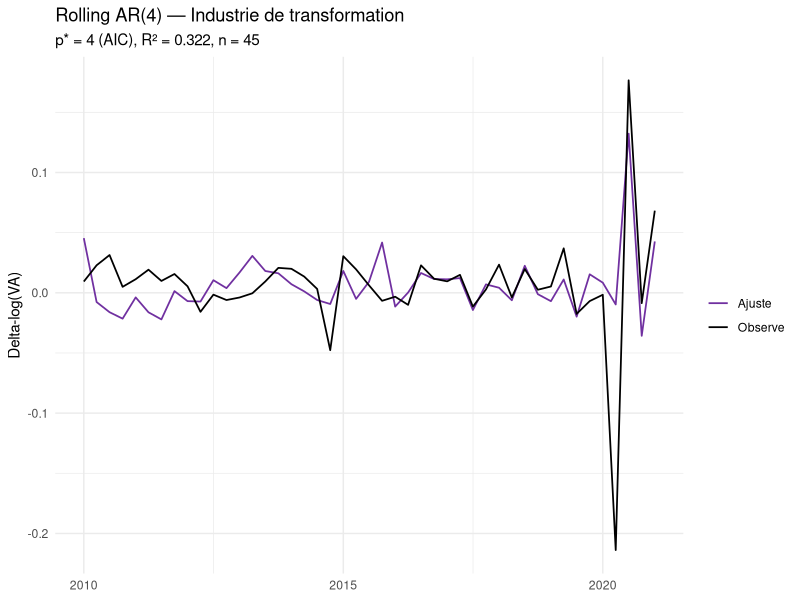

The R source for this figure: (Note: this script raises an error after producing the figure.)
# ==============================================================================
# 01_construire_AR_16_branches.R
#
# Methode 2 (comparaison a Higgins, Table 5, modele "Rolling AR(2)") --
# Construit un AR(p) INDEPENDANT pour CHACUNE des 16 branches (pas
# seulement les 7 sans bridge equation) -- p choisi par AIC, individuellement
# par branche (meme methode que l'Etape 4 du Modele 1, etendue a toutes
# les branches).
#
#   Delta-log(VA_t) = alpha + sum_{k=1}^{p} gamma_k * Delta-log(VA_t-k) + eps_t
#
# ENTREE : VA_reelle_par_branche.xlsx (meme fichier source que le Modele 1)
# SORTIE : resultats/<branche>_AR_coefficients.csv,
#          resultats/<branche>_AR_grille_AIC.csv,
#          resultats/recapitulatif_AR_16branches.csv,
#          figures/<branche>_AR_ajustement.png
# ==============================================================================

suppressPackageStartupMessages({
  library(dplyr); library(tidyr); library(readr); library(readxl)
  library(lubridate); library(ggplot2); library(stringr)
})

DATE_DEBUT_TRAIN <- as.Date("2010-01-01")
DATE_FIN_TRAIN   <- as.Date("2021-01-01")
P_MAX <- 8   # meme grille que le Modele 1, Etape 4 (coherence de comparaison)

dir.create("resultats", showWarnings = FALSE)
dir.create("figures", showWarnings = FALSE)

# ------------------------------------------------------------------------------
# Chargement des 16 VA (meme fichier source que le Modele 1)
# ------------------------------------------------------------------------------
parse_trimestre <- function(s) {
  m <- regmatches(s, regexec("T(\\d)-(\\d{4})", s))[[1]]
  if (length(m) == 3) as.Date(sprintf("%d-%02d-01", as.integer(m[3]), (as.integer(m[2])-1)*3+1)) else NA
}
va_brut <- read_excel("VA_reelle_par_branche.xlsx", skip = 2)
names(va_brut)[1] <- "Trimestre"
va_brut$Date <- sapply(va_brut$Trimestre, parse_trimestre) |> as.Date(origin="1970-01-01")
BRANCHES_16 <- names(va_brut)[!(names(va_brut) %in% c("Trimestre","Date"))]
cat(sprintf("%d branches chargees\n", length(BRANCHES_16)))

decaler <- function(x, k) { n <- length(x); if (k==0) return(x); c(rep(NA,k), x[1:(n-k)]) }

# ------------------------------------------------------------------------------
# Pour UNE branche : Delta-log, grille p in 1..8, selection AIC, reestimation,
# prevision hors-echantillon pour CHAQUE trimestre 2021T2-2026T1 (rolling,
# un pas a la fois, en utilisant les valeurs REELLEMENT REALISEES comme
# retards a chaque etape -- coherent avec la methode d'evaluation du
# Modele 1, Etape 7)
# ------------------------------------------------------------------------------
estimer_AR_branche <- function(nom_branche) {
  df <- va_brut %>% select(Date, valeur = all_of(nom_branche)) %>% arrange(Date) %>% filter(valeur > 0)
  df$delta_log <- c(NA, diff(log(df$valeur)))
  df <- df %>% filter(!is.na(delta_log)) %>% select(Date, delta_log)

  for (k in 1:P_MAX) df[[paste0("lag", k)]] <- decaler(df$delta_log, k)

  df_train <- df %>% filter(Date >= DATE_DEBUT_TRAIN, Date <= DATE_FIN_TRAIN)
  cols_max <- paste0("lag", 1:P_MAX)
  df_train_commun <- df_train[complete.cases(df_train %>% select(delta_log, all_of(cols_max))), ]
  if (nrow(df_train_commun) < P_MAX + 5) return(NULL)

  tableau_aic <- data.frame()
  for (p in 1:P_MAX) {
    formule <- as.formula(paste("delta_log ~", paste(paste0("lag",1:p), collapse=" + ")))
    modele_p <- lm(formule, data = df_train_commun)
    tableau_aic <- rbind(tableau_aic, data.frame(p = p, AIC = AIC(modele_p)))
  }
  p_etoile <- tableau_aic$p[which.min(tableau_aic$AIC)]

  cols_final <- paste0("lag", 1:p_etoile)
  df_train_final <- df_train[complete.cases(df_train %>% select(delta_log, all_of(cols_final))), ]
  formule_finale <- as.formula(paste("delta_log ~", paste(cols_final, collapse=" + ")))
  modele_final <- lm(formule_finale, data = df_train_final)
  s <- summary(modele_final)

  list(nom_branche = nom_branche, modele = modele_final, s = s, p_etoile = p_etoile,
        tableau_aic = tableau_aic, donnees_train = df_train_final, n_obs = nrow(df_train_final),
        df_complet = df)  # df_complet : toute la serie (pour la prevision hors-echantillon roulante)
}

tracer_figure_AR <- function(resultat) {
  df <- resultat$donnees_train
  df$Ajuste <- predict(resultat$modele)
  df_long <- df %>% select(Date, delta_log, Ajuste) %>% rename(Observe = delta_log) %>%
    pivot_longer(cols = c(Observe, Ajuste), names_to = "type", values_to = "valeur")
  p <- ggplot(df_long, aes(x = Date, y = valeur, color = type)) +
    geom_line(linewidth = 0.6) +
    scale_color_manual(values = c("Observe" = "black", "Ajuste" = "#7030A0")) +
    labs(title = paste0("Rolling AR(", resultat$p_etoile, ") \u2014 ", gsub("_", " ", resultat$nom_branche)),
         subtitle = sprintf("p* = %d (AIC), R\u00b2 = %.3f, n = %d", resultat$p_etoile, resultat$s$r.squared, resultat$n_obs),
         x = NULL, y = "Delta-log(VA)", color = NULL) +
    theme_minimal(base_size = 11)
  ggsave(file.path("figures", paste0(str_replace_all(resultat$nom_branche, "[^A-Za-z0-9]+","_"), "_AR_ajustement.png")),
         p, width = 8, height = 4, dpi = 150)
}

# ------------------------------------------------------------------------------
# Boucle principale : les 16 branches
# ------------------------------------------------------------------------------
recapitulatif <- data.frame()
tous_resultats <- list()

for (branche in BRANCHES_16) {
  cat(sprintf("=== %s ===\n", branche))
  resultat <- tryCatch(estimer_AR_branche(branche), error = function(e) { cat("  ERREUR:", e$message, "\n"); NULL })
  if (is.null(resultat)) {
    recapitulatif <- rbind(recapitulatif, data.frame(branche=branche, p_etoile=NA, R2=NA, n_obs=NA, statut="ECHEC"))
    next
  }

  nom_fichier <- str_replace_all(branche, "[^A-Za-z0-9]+", "_")
  coefs_df <- as.data.frame(resultat$s$coefficients); coefs_df$variable <- rownames(coefs_df)
  write_csv(coefs_df, file.path("resultats", paste0(nom_fichier, "_AR_coefficients.csv")))
  write_csv(resultat$tableau_aic, file.path("resultats", paste0(nom_fichier, "_AR_grille_AIC.csv")))
  tracer_figure_AR(resultat)

  cat(sprintf("  p*=%d (AIC), R2=%.3f, n=%d\n", resultat$p_etoile, resultat$s$r.squared, resultat$n_obs))
  recapitulatif <- rbind(recapitulatif, data.frame(
    branche = branche, p_etoile = resultat$p_etoile, R2 = resultat$s$r.squared,
    n_obs = resultat$n_obs, statut = "OK"))
  tous_resultats[[branche]] <- resultat

  # Sauvegarde de la serie complete (Delta-log observe) pour l'agregation
  # et le test hors-echantillon (scripts suivants)
  write_csv(resultat$df_complet %>% select(Date, delta_log),
            file.path("csv", paste0(nom_fichier, "_deltalog_complet.csv")))
}

write_csv(recapitulatif, "resultats/recapitulatif_AR_16branches.csv")
saveRDS(tous_resultats, "resultats/tous_modeles_AR.rds")
cat("\n=== RECAPITULATIF ===\n")
print(recapitulatif)
cat(sprintf("\n%d/%d branches estimees avec succes. Resultats dans 'resultats/', figures dans 'figures/'.\n",
            sum(recapitulatif$statut=="OK"), nrow(recapitulatif)))
